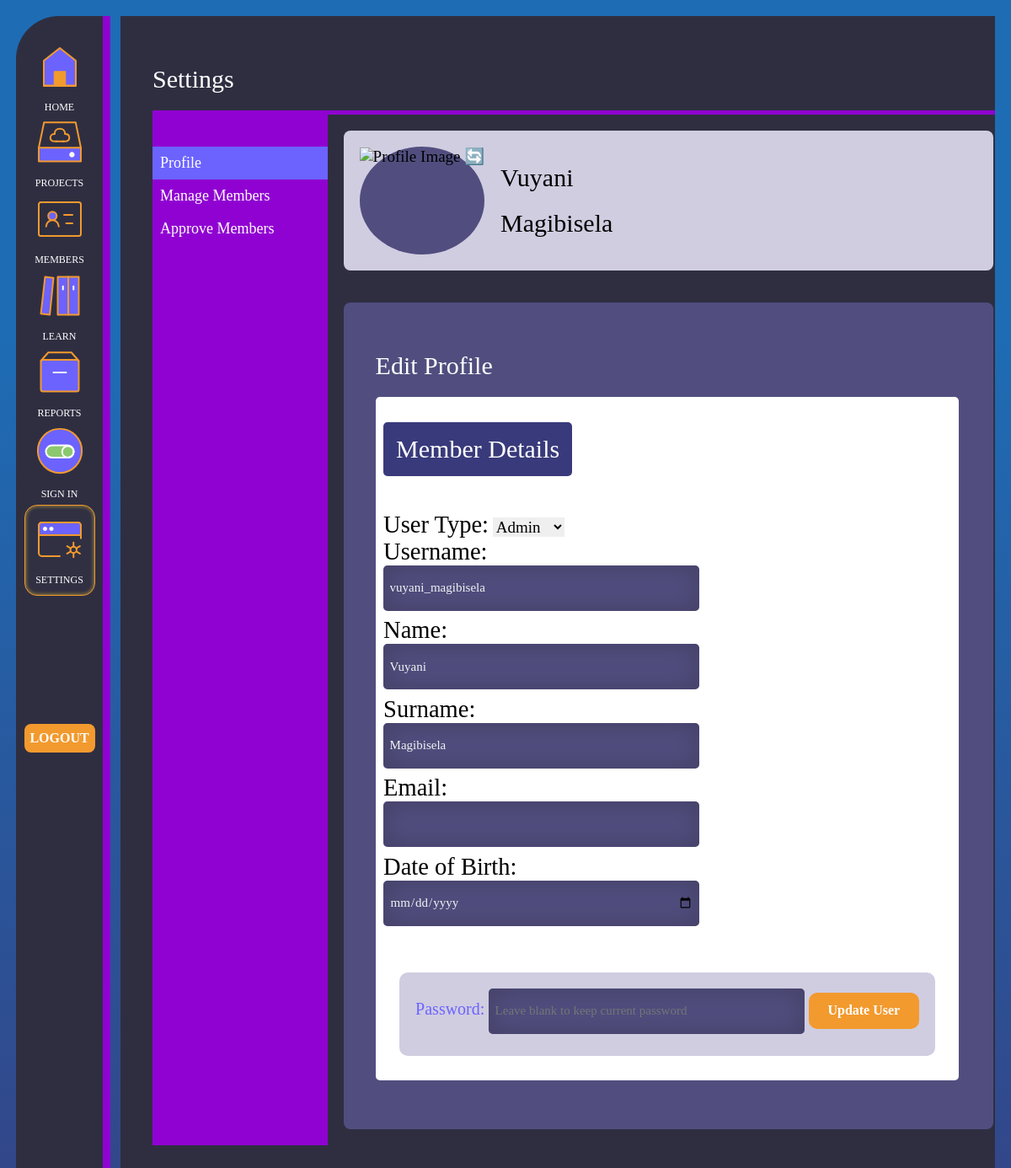
Before: /settings.php (signed in) with the older database file.
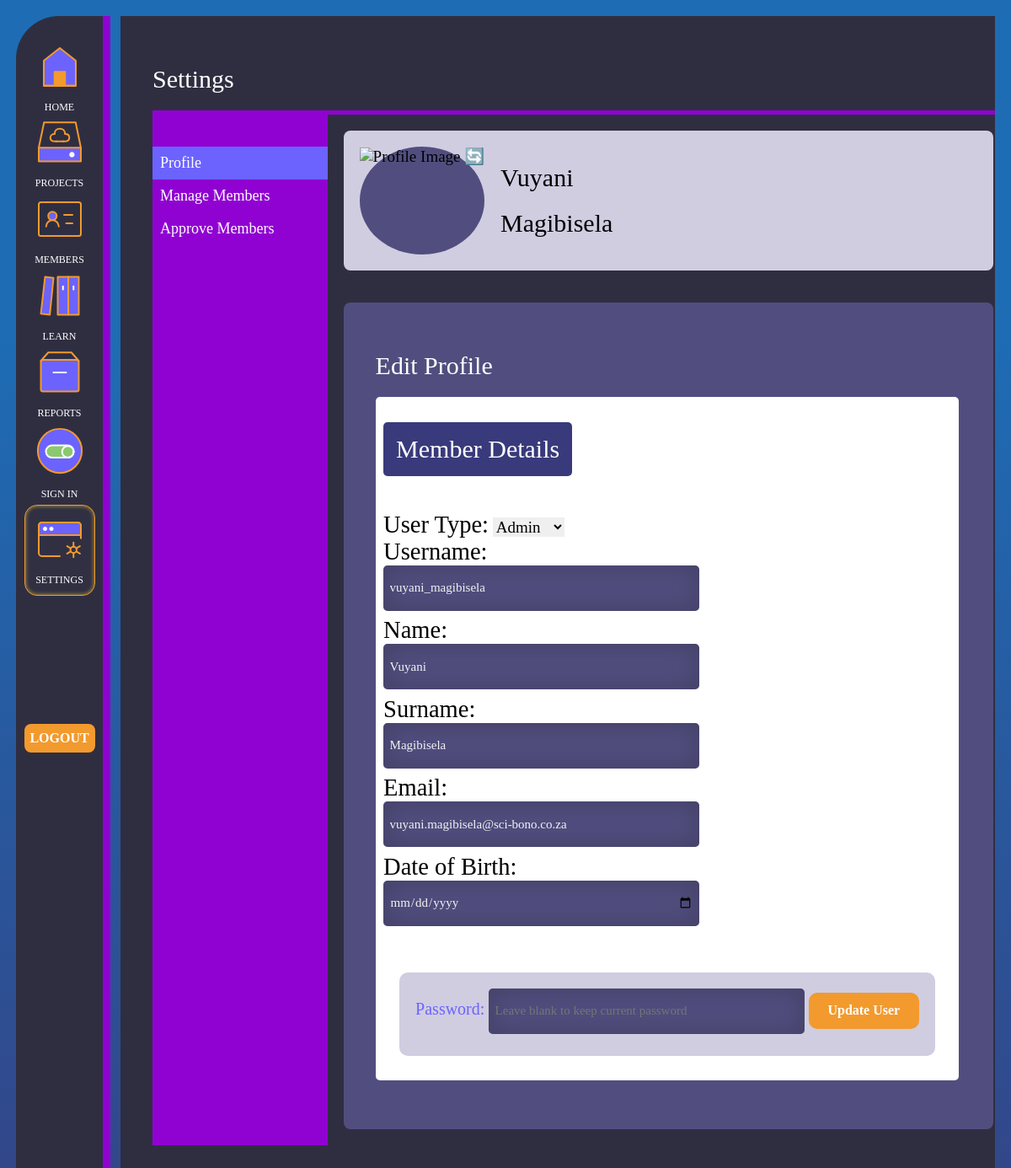
After: the same page with the newer database file.
### tables this page shows
CREATE TABLE `users` (
  `id` int(100) NOT NULL,
  `username` varchar(255) NOT NULL,
  `email` varchar(255) NOT NULL,
  `password` varchar(255) NOT NULL,
  `name` varchar(255) NOT NULL,
  `surname` varchar(255) NOT NULL,
  `user_type` enum('admin','mentor','member') NOT NULL DEFAULT 'member',
  `date_of_birth` date DEFAULT NULL,
  `grade` int(11) DEFAULT NULL,
  `school` int(11) DEFAULT NULL,
  `parent` int(11) DEFAULT NULL,
  `parent_email` varchar(255) DEFAULT NULL,
  `leaner_number` int(11) DEFAULT NULL,
  `parent_number` int(11) DEFAULT NULL,
  `Relationship` varchar(255) DEFAULT NULL
);

### settings.php (the view, shortened to what the changed rows need)
<?php
include 'profile_updater.php';
$userId = $_SESSION['user_id'];
$sql = "SELECT * FROM users WHERE id = ?";
$stmt = $conn->prepare($sql);
$stmt->bind_param("i", $userId);
$stmt->execute();
$result = $stmt->get_result();
$user = $result->fetch_assoc();
?>
<!DOCTYPE html>
<html lang="en">
<head>
    <link rel="stylesheet" href="style.css">
    <link rel="stylesheet" href="./public/assets/css/settingsStyles.css">
    <link rel="stylesheet" href="./public/assets/css/screenSizes.css">
</head>
<body id="settings">
    <main id="container-settings">
        <section id="settings_main_section">
            <div class="content_section_settings">
                <h1>Settings</h1>
                <div class="settingsContainer">
                    <div class="editProTop">
                        <div class="image-container">
                            <div class="usrID">
                                <h1><?php echo $user['name']; ?></h1>
                                <h1><?php echo $user['surname']; ?></h1>
                            </div>
                        </div>
                    </div>
                    <div class="editProBottom">
                        <h1>Edit Profile</h1>
                        <form action="update_user.php" method="post">
                            <div class="memberDetails">
                                <h1>Member Details</h1>
                                <input type="hidden" name="id" value="<?php echo $user['id']; ?>"> <br>
                                <?php
                                    if (isset($_SESSION['user_type'])) {
                                        $userType = $_SESSION['user_type'];
                                        if ($userType === "admin"): ?>
                                            <label for="user_type">User Type:</label>
                                            <select id="user_type" name="user_type" required>
                                                <option value="admin" <?php if ($user['user_type'] == 'admin') echo 'selected'; ?>>Admin</option>
                                            </select>
                                        <?php endif;
                                    }
                                ?><br>
                                <label for="username">Username:</label> <br>
                                <input type="text" id="username" name="username" value="<?php echo $user['username']; ?>" required> <br>
                                <label for="name">Name:</label> <br>
                                <input type="text" id="name" name="name" value="<?php echo $user['name']; ?>" required> <br>
                                <label for="email">Surname:</label> <br>
                                <input type="text" id="surname" name="surname" value="<?php echo $user['surname']; ?>" required> <br>
                                <label for="email">Email:</label> <br>
                                <input type="email" id="email" name="email" value="<?php echo $user['email']; ?>" required> <br>
                                <label for="dob">Date of Birth:</label> <br>
                                <input type="date" id="dob" name="dob" value="<?php echo $user['date_of_birth']; ?>" required> <br>
                            </div>
                        </form>
                    </div>
                </div>
            </div>
        </section>
    </main>
</body>
</html>

Changed rows visible on the page:
changed users "Vuyani": email (not shown) → "vuyani.magibisela@sci-bono.co.za"
